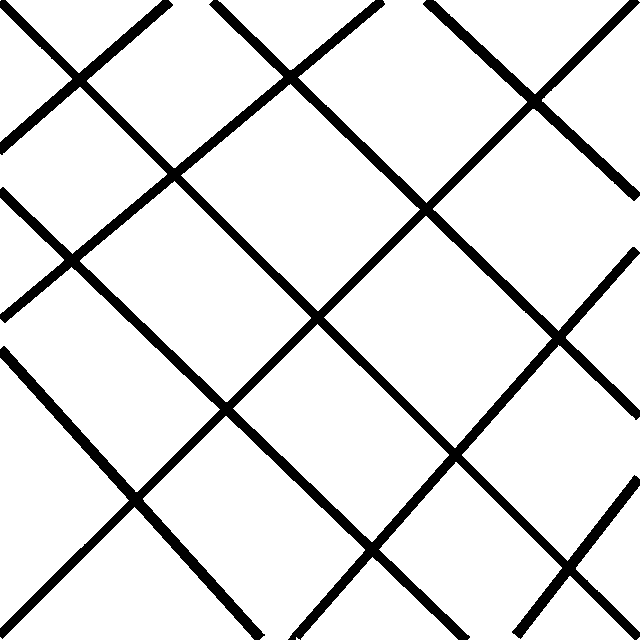
#> input picture tp1/lines.png, 640 x 640 px, found by its file name
$ python tp1_2.py
#> lines starting #> are read from the running program, lines starting #| are printed output that depends on the picture; after the words box and inside, x2 and y2 are one past the last pixel; in counts of white or black regions, pixels touching at a corner belong together
import numpy as np
import matplotlib.pyplot as plt
from matplotlib import patches
from skimage import (io, morphology)

def dilatation(img:np.ndarray, struct:np.ndarray):
    res = np.zeros(img.shape, dtype=np.uint8)
    padded = np.pad(img, tuple(item//2 for item in struct.shape), mode='constant', constant_values=0)
    for i in range(img.shape[0]):
        for j in range(img.shape[1]):
                res[i, j] = np.max(padded[i:i+struct.shape[0], j:j+struct.shape[1]]*struct)
    return res

def test():
    struct = np.array([
        [1,0,0],
        [0,1,0],
        [0,0,1]
    ])
    img_test = io.imread('./tp1/lines.png', as_gray=True)
#> img_test: shape (640, 640) float64; values 0 (black) and 1 (white), 88.3% white; 1 black region, box (x1, y1, x2, y2) and area: (0, 0, 640, 640) 48072
    fig, ax = plt.subplots(1, 4, figsize=(10, 10))
    ax[0].imshow(img_test, cmap='gray')
    ax[0].set_title('Image de base (Grayscale)')
    #img_test to binary
    img_test = (img_test > 0.5).astype(np.uint8)

    res_scikit = np.copy(img_test)
    res = np.copy(img_test)
    for i in range(4):
        res = dilatation(res, struct)
        res_scikit = morphology.binary_dilation(res_scikit, struct)
#> this loop made 4 passes
#> pass 1, in dilatation, `padded = np.pad(img, tuple(item//2 for item in struct.shape), mode='co..`:
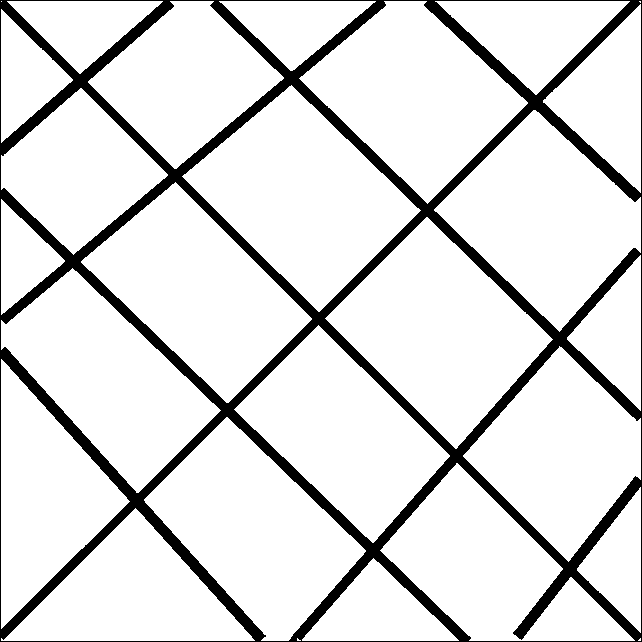
#> padded: shape (642, 642); values 0 (black) and 1 (white), 87.7% white; 1 black region, box (x1, y1, x2, y2) and area: (0, 0, 642, 642) 50636
#> pass 1, in test, `res = dilatation(res, struct)`:
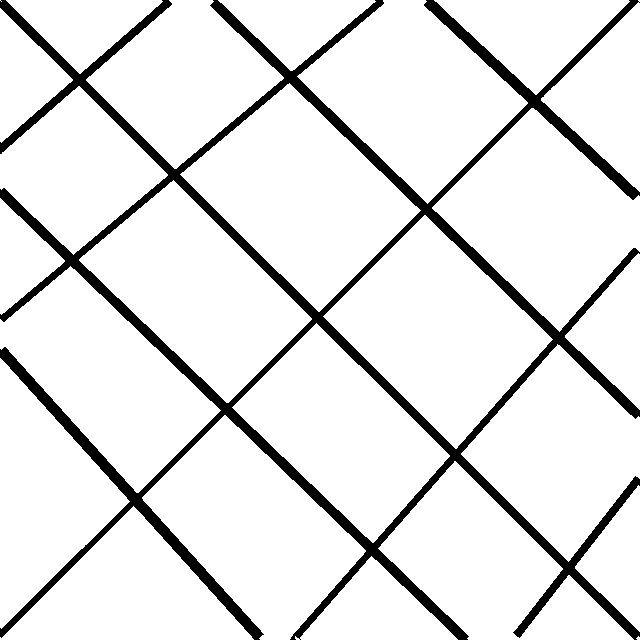
#> res: shape (640, 640); values 0 (black) and 1 (white), 89.8% white; 1 black region, box (x1, y1, x2, y2) and area: (0, 0, 640, 640) 41637
#> pass 2, in dilatation (call 2), `padded = np.pad(img, tuple(item//2 for item in struct.shape), mode='co..`:
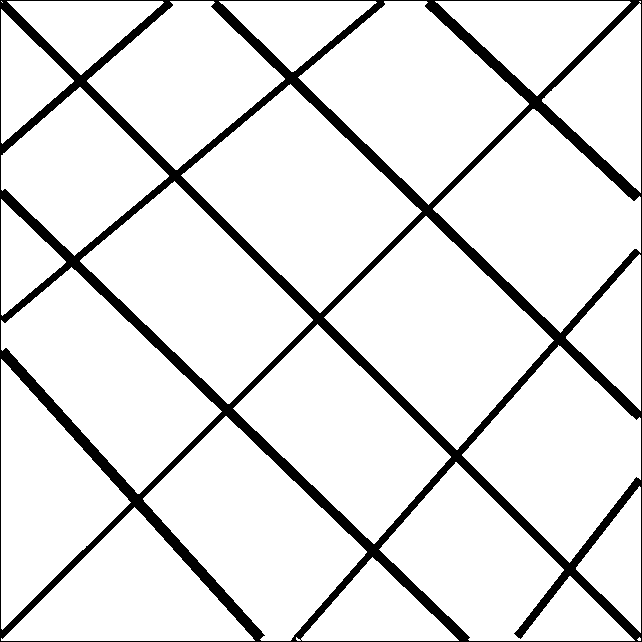
#> padded: shape (642, 642); values 0 (black) and 1 (white), 89.3% white; 1 black region, box (x1, y1, x2, y2) and area: (0, 0, 642, 642) 44201
#> pass 2, in test, `res = dilatation(res, struct)`:
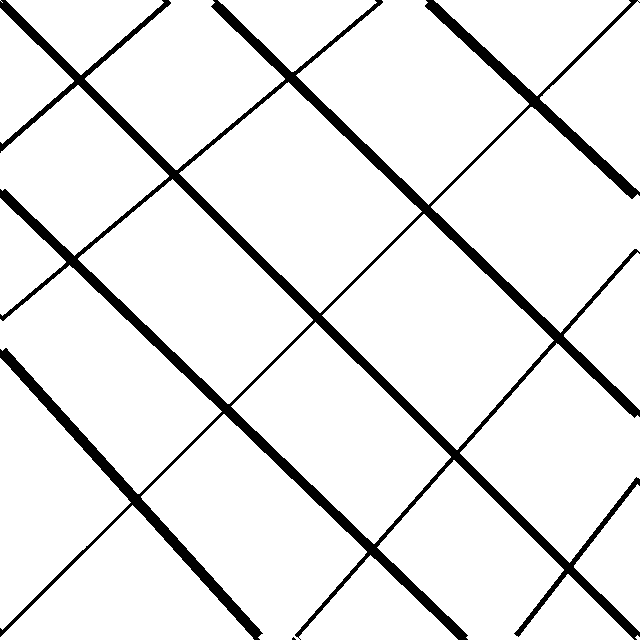
#> res: shape (640, 640); values 0 (black) and 1 (white), 91.4% white; 2 black regions (1 under 20 px), largest, box (x1, y1, x2, y2) and area: (0, 0, 640, 640) 35210
#> after the loop:
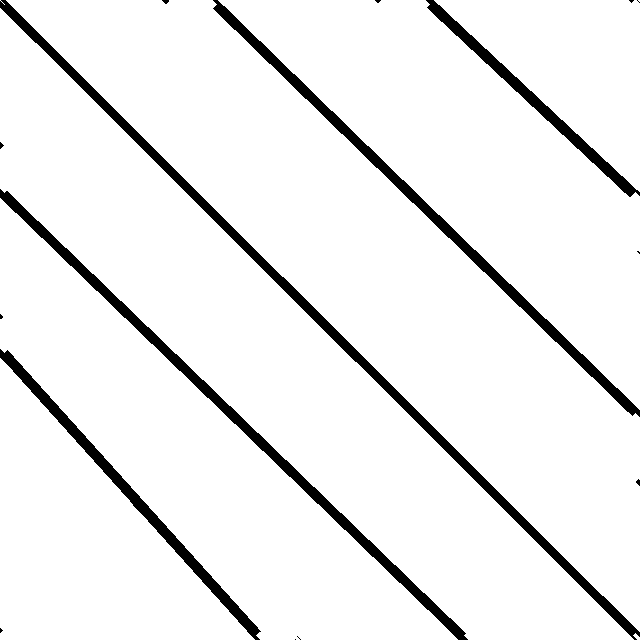
#> res: shape (640, 640); values 0 (black) and 1 (white), 93.6% white; 16 black regions (11 under 20 px), largest, box (x1, y1, x2, y2) and area: (0, 0, 640, 640) 7765, (0, 189, 468, 640) 6097, (213, 0, 640, 417) 5611, (0, 349, 261, 640) 3870, (426, 0, 640, 197) 2894
    ax[2].imshow(res, cmap='gray')
    ax[2].set_title('Suppression des diagonales')
    ax[3].imshow(res_scikit, cmap='gray')
    ax[3].set_title('Version SCKIT')
    for i in range(4):
        ax[i].set_axis_off()
    plt.show()
test()
